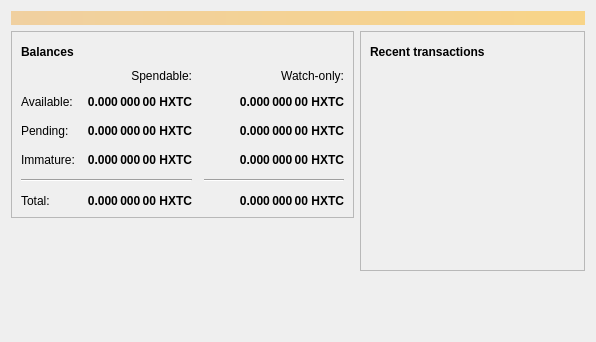
<?xml version="1.0" encoding="UTF-8"?>
<ui version="4.0">
 <class>OverviewPage</class>
 <widget class="QWidget" name="OverviewPage">
  <property name="geometry">
   <rect>
    <x>0</x>
    <y>0</y>
    <width>596</width>
    <height>342</height>
   </rect>
  </property>
  <property name="windowTitle">
   <string>Form</string>
  </property>
  <layout class="QVBoxLayout" name="topLayout">
   <item>
    <widget class="QLabel" name="labelAlerts">
     <property name="visible">
      <bool>false</bool>
     </property>
     <property name="styleSheet">
      <string notr="true">QLabel { background-color: qlineargradient(x1: 0, y1: 0, x2: 1, y2: 0, stop:0 #F0D0A0, stop:1 #F8D488); color:#000000; }</string>
     </property>
     <property name="wordWrap">
      <bool>true</bool>
     </property>
     <property name="margin">
      <number>3</number>
     </property>
     <property name="textInteractionFlags">
      <set>Qt::TextSelectableByMouse</set>
     </property>
    </widget>
   </item>
   <item>
    <layout class="QHBoxLayout" name="horizontalLayout" stretch="1,1">
     <item>
      <layout class="QVBoxLayout" name="verticalLayout_2">
       <item>
        <widget class="QFrame" name="frame">
         <property name="frameShape">
          <enum>QFrame::StyledPanel</enum>
         </property>
         <property name="frameShadow">
          <enum>QFrame::Raised</enum>
         </property>
         <layout class="QVBoxLayout" name="verticalLayout_4">
          <item>
           <layout class="QHBoxLayout" name="horizontalLayout_4">
            <item>
             <widget class="QLabel" name="label_5">
              <property name="font">
               <font>
                <weight>75</weight>
                <bold>true</bold>
               </font>
              </property>
              <property name="text">
               <string>Balances</string>
              </property>
             </widget>
            </item>
            <item>
             <widget class="QPushButton" name="labelWalletStatus">
              <property name="enabled">
               <bool>true</bool>
              </property>
              <property name="maximumSize">
               <size>
                <width>30</width>
                <height>16777215</height>
               </size>
              </property>
              <property name="toolTip">
               <string>The displayed information may be out of date. Your wallet automatically synchronizes with the HexTechCoin network after a connection is established, but this process has not completed yet.</string>
              </property>
              <property name="text">
               <string/>
              </property>
              <property name="icon">
               <iconset resource="../bitcoin.qrc">
                <normaloff>:/icons/warning</normaloff>
                <disabledoff>:/icons/warning</disabledoff>:/icons/warning</iconset>
              </property>
              <property name="iconSize">
               <size>
                <width>24</width>
                <height>24</height>
               </size>
              </property>
              <property name="flat">
               <bool>true</bool>
              </property>
             </widget>
            </item>
            <item>
             <spacer name="horizontalSpacer_3">
              <property name="orientation">
               <enum>Qt::Horizontal</enum>
              </property>
              <property name="sizeHint" stdset="0">
               <size>
                <width>40</width>
                <height>20</height>
               </size>
              </property>
             </spacer>
            </item>
           </layout>
          </item>
          <item>
           <layout class="QGridLayout" name="gridLayout">
            <property name="spacing">
             <number>12</number>
            </property>
            <item row="2" column="2">
             <widget class="QLabel" name="labelWatchPending">
              <property name="font">
               <font>
                <weight>75</weight>
                <bold>true</bold>
               </font>
              </property>
              <property name="cursor">
               <cursorShape>IBeamCursor</cursorShape>
              </property>
              <property name="toolTip">
               <string>Unconfirmed transactions to watch-only addresses</string>
              </property>
              <property name="text">
               <string notr="true">0.000 000 00 HXTC</string>
              </property>
              <property name="alignment">
               <set>Qt::AlignRight|Qt::AlignTrailing|Qt::AlignVCenter</set>
              </property>
              <property name="textInteractionFlags">
               <set>Qt::LinksAccessibleByMouse|Qt::TextSelectableByKeyboard|Qt::TextSelectableByMouse</set>
              </property>
             </widget>
            </item>
            <item row="2" column="1">
             <widget class="QLabel" name="labelUnconfirmed">
              <property name="font">
               <font>
                <weight>75</weight>
                <bold>true</bold>
               </font>
              </property>
              <property name="cursor">
               <cursorShape>IBeamCursor</cursorShape>
              </property>
              <property name="toolTip">
               <string>Total of transactions that have yet to be confirmed, and do not yet count toward the spendable balance</string>
              </property>
              <property name="text">
               <string notr="true">0.000 000 00 HXTC</string>
              </property>
              <property name="alignment">
               <set>Qt::AlignRight|Qt::AlignTrailing|Qt::AlignVCenter</set>
              </property>
              <property name="textInteractionFlags">
               <set>Qt::LinksAccessibleByMouse|Qt::TextSelectableByKeyboard|Qt::TextSelectableByMouse</set>
              </property>
             </widget>
            </item>
            <item row="3" column="2">
             <widget class="QLabel" name="labelWatchImmature">
              <property name="font">
               <font>
                <weight>75</weight>
                <bold>true</bold>
               </font>
              </property>
              <property name="cursor">
               <cursorShape>IBeamCursor</cursorShape>
              </property>
              <property name="toolTip">
               <string>Mined balance in watch-only addresses that has not yet matured</string>
              </property>
              <property name="text">
               <string notr="true">0.000 000 00 HXTC</string>
              </property>
              <property name="alignment">
               <set>Qt::AlignRight|Qt::AlignTrailing|Qt::AlignVCenter</set>
              </property>
              <property name="textInteractionFlags">
               <set>Qt::LinksAccessibleByMouse|Qt::TextSelectableByKeyboard|Qt::TextSelectableByMouse</set>
              </property>
             </widget>
            </item>
            <item row="4" column="0" colspan="2">
             <widget class="Line" name="line">
              <property name="orientation">
               <enum>Qt::Horizontal</enum>
              </property>
             </widget>
            </item>
            <item row="4" column="2">
             <widget class="Line" name="lineWatchBalance">
              <property name="sizePolicy">
               <sizepolicy hsizetype="Preferred" vsizetype="Fixed">
                <horstretch>0</horstretch>
                <verstretch>0</verstretch>
               </sizepolicy>
              </property>
              <property name="minimumSize">
               <size>
                <width>140</width>
                <height>0</height>
               </size>
              </property>
              <property name="orientation">
               <enum>Qt::Horizontal</enum>
              </property>
             </widget>
            </item>
            <item row="5" column="0">
             <widget class="QLabel" name="labelTotalText">
              <property name="text">
               <string>Total:</string>
              </property>
             </widget>
            </item>
            <item row="3" column="1">
             <widget class="QLabel" name="labelImmature">
              <property name="font">
               <font>
                <weight>75</weight>
                <bold>true</bold>
               </font>
              </property>
              <property name="cursor">
               <cursorShape>IBeamCursor</cursorShape>
              </property>
              <property name="toolTip">
               <string>Mined balance that has not yet matured</string>
              </property>
              <property name="text">
               <string notr="true">0.000 000 00 HXTC</string>
              </property>
              <property name="alignment">
               <set>Qt::AlignRight|Qt::AlignTrailing|Qt::AlignVCenter</set>
              </property>
              <property name="textInteractionFlags">
               <set>Qt::LinksAccessibleByMouse|Qt::TextSelectableByKeyboard|Qt::TextSelectableByMouse</set>
              </property>
             </widget>
            </item>
            <item row="2" column="3">
             <spacer name="horizontalSpacer_2">
              <property name="orientation">
               <enum>Qt::Horizontal</enum>
              </property>
              <property name="sizeHint" stdset="0">
               <size>
                <width>40</width>
                <height>20</height>
               </size>
              </property>
             </spacer>
            </item>
            <item row="3" column="0">
             <widget class="QLabel" name="labelImmatureText">
              <property name="text">
               <string>Immature:</string>
              </property>
             </widget>
            </item>
            <item row="5" column="1">
             <widget class="QLabel" name="labelTotal">
              <property name="font">
               <font>
                <weight>75</weight>
                <bold>true</bold>
               </font>
              </property>
              <property name="cursor">
               <cursorShape>IBeamCursor</cursorShape>
              </property>
              <property name="toolTip">
               <string>Your current total balance</string>
              </property>
              <property name="text">
               <string notr="true">0.000 000 00 HXTC</string>
              </property>
              <property name="alignment">
               <set>Qt::AlignRight|Qt::AlignTrailing|Qt::AlignVCenter</set>
              </property>
              <property name="textInteractionFlags">
               <set>Qt::LinksAccessibleByMouse|Qt::TextSelectableByKeyboard|Qt::TextSelectableByMouse</set>
              </property>
             </widget>
            </item>
            <item row="5" column="2">
             <widget class="QLabel" name="labelWatchTotal">
              <property name="font">
               <font>
                <weight>75</weight>
                <bold>true</bold>
               </font>
              </property>
              <property name="cursor">
               <cursorShape>IBeamCursor</cursorShape>
              </property>
              <property name="toolTip">
               <string>Current total balance in watch-only addresses</string>
              </property>
              <property name="text">
               <string notr="true">0.000 000 00 HXTC</string>
              </property>
              <property name="alignment">
               <set>Qt::AlignRight|Qt::AlignTrailing|Qt::AlignVCenter</set>
              </property>
              <property name="textInteractionFlags">
               <set>Qt::LinksAccessibleByMouse|Qt::TextSelectableByKeyboard|Qt::TextSelectableByMouse</set>
              </property>
             </widget>
            </item>
            <item row="0" column="2">
             <widget class="QLabel" name="labelWatchonly">
              <property name="text">
               <string>Watch-only:</string>
              </property>
              <property name="alignment">
               <set>Qt::AlignRight|Qt::AlignTrailing|Qt::AlignVCenter</set>
              </property>
             </widget>
            </item>
            <item row="1" column="0">
             <widget class="QLabel" name="labelBalanceText">
              <property name="text">
               <string>Available:</string>
              </property>
             </widget>
            </item>
            <item row="1" column="1">
             <widget class="QLabel" name="labelBalance">
              <property name="font">
               <font>
                <weight>75</weight>
                <bold>true</bold>
               </font>
              </property>
              <property name="cursor">
               <cursorShape>IBeamCursor</cursorShape>
              </property>
              <property name="toolTip">
               <string>Your current spendable balance</string>
              </property>
              <property name="text">
               <string notr="true">0.000 000 00 HXTC</string>
              </property>
              <property name="alignment">
               <set>Qt::AlignRight|Qt::AlignTrailing|Qt::AlignVCenter</set>
              </property>
              <property name="textInteractionFlags">
               <set>Qt::LinksAccessibleByMouse|Qt::TextSelectableByKeyboard|Qt::TextSelectableByMouse</set>
              </property>
             </widget>
            </item>
            <item row="1" column="2">
             <widget class="QLabel" name="labelWatchAvailable">
              <property name="font">
               <font>
                <weight>75</weight>
                <bold>true</bold>
               </font>
              </property>
              <property name="cursor">
               <cursorShape>IBeamCursor</cursorShape>
              </property>
              <property name="toolTip">
               <string>Your current balance in watch-only addresses</string>
              </property>
              <property name="text">
               <string notr="true">0.000 000 00 HXTC</string>
              </property>
              <property name="alignment">
               <set>Qt::AlignRight|Qt::AlignTrailing|Qt::AlignVCenter</set>
              </property>
              <property name="textInteractionFlags">
               <set>Qt::LinksAccessibleByMouse|Qt::TextSelectableByKeyboard|Qt::TextSelectableByMouse</set>
              </property>
             </widget>
            </item>
            <item row="2" column="0">
             <widget class="QLabel" name="labelPendingText">
              <property name="text">
               <string>Pending:</string>
              </property>
             </widget>
            </item>
            <item row="0" column="1">
             <widget class="QLabel" name="labelSpendable">
              <property name="text">
               <string>Spendable:</string>
              </property>
              <property name="alignment">
               <set>Qt::AlignRight|Qt::AlignTrailing|Qt::AlignVCenter</set>
              </property>
             </widget>
            </item>
           </layout>
          </item>
         </layout>
        </widget>
       </item>
       <item>
        <spacer name="verticalSpacer">
         <property name="orientation">
          <enum>Qt::Vertical</enum>
         </property>
         <property name="sizeHint" stdset="0">
          <size>
           <width>20</width>
           <height>40</height>
          </size>
         </property>
        </spacer>
       </item>
      </layout>
     </item>
     <item>
      <layout class="QVBoxLayout" name="verticalLayout_3">
       <item>
        <widget class="QFrame" name="frame_2">
         <property name="frameShape">
          <enum>QFrame::StyledPanel</enum>
         </property>
         <property name="frameShadow">
          <enum>QFrame::Raised</enum>
         </property>
         <layout class="QVBoxLayout" name="verticalLayout">
          <item>
           <layout class="QHBoxLayout" name="horizontalLayout_2">
            <item>
             <widget class="QLabel" name="label_4">
              <property name="font">
               <font>
                <weight>75</weight>
                <bold>true</bold>
               </font>
              </property>
              <property name="text">
               <string>Recent transactions</string>
              </property>
             </widget>
            </item>
            <item>
             <widget class="QPushButton" name="labelTransactionsStatus">
              <property name="enabled">
               <bool>true</bool>
              </property>
              <property name="maximumSize">
               <size>
                <width>30</width>
                <height>16777215</height>
               </size>
              </property>
              <property name="toolTip">
               <string>The displayed information may be out of date. Your wallet automatically synchronizes with the HexTechCoin network after a connection is established, but this process has not completed yet.</string>
              </property>
              <property name="text">
               <string/>
              </property>
              <property name="icon">
               <iconset resource="../bitcoin.qrc">
                <normaloff>:/icons/warning</normaloff>
                <disabledoff>:/icons/warning</disabledoff>:/icons/warning</iconset>
              </property>
              <property name="iconSize">
               <size>
                <width>24</width>
                <height>24</height>
               </size>
              </property>
              <property name="flat">
               <bool>true</bool>
              </property>
             </widget>
            </item>
            <item>
             <spacer name="horizontalSpacer">
              <property name="orientation">
               <enum>Qt::Horizontal</enum>
              </property>
              <property name="sizeHint" stdset="0">
               <size>
                <width>40</width>
                <height>20</height>
               </size>
              </property>
             </spacer>
            </item>
           </layout>
          </item>
          <item>
           <widget class="QListView" name="listTransactions">
            <property name="styleSheet">
             <string notr="true">QListView { background: transparent; }</string>
            </property>
            <property name="frameShape">
             <enum>QFrame::NoFrame</enum>
            </property>
            <property name="verticalScrollBarPolicy">
             <enum>Qt::ScrollBarAlwaysOff</enum>
            </property>
            <property name="horizontalScrollBarPolicy">
             <enum>Qt::ScrollBarAlwaysOff</enum>
            </property>
            <property name="selectionMode">
             <enum>QAbstractItemView::NoSelection</enum>
            </property>
           </widget>
          </item>
         </layout>
        </widget>
       </item>
       <item>
        <spacer name="verticalSpacer_2">
         <property name="orientation">
          <enum>Qt::Vertical</enum>
         </property>
         <property name="sizeHint" stdset="0">
          <size>
           <width>20</width>
           <height>40</height>
          </size>
         </property>
        </spacer>
       </item>
      </layout>
     </item>
    </layout>
   </item>
  </layout>
 </widget>
 <resources/>
 <connections/>
</ui>
